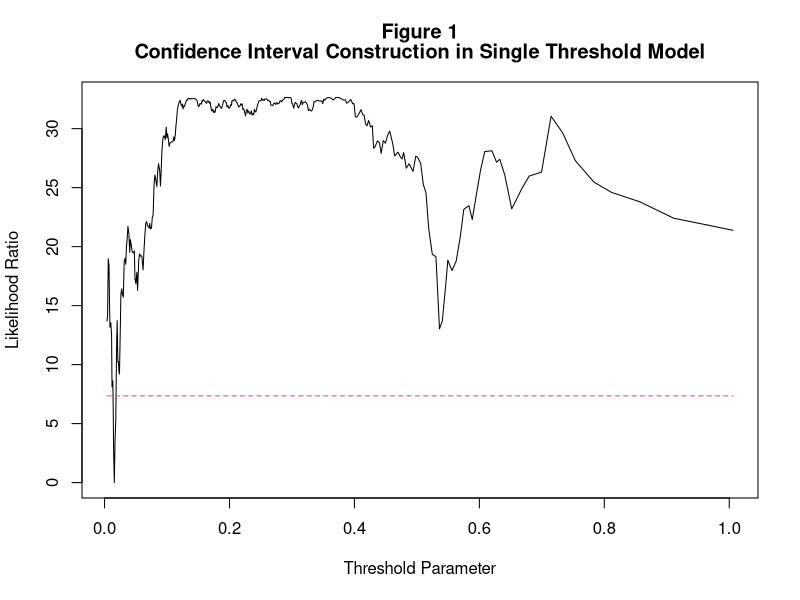

Here is the R script that generated this plot: (Note: a time limit stopped this script after it produced the figure.)
##  thresh_p.R
##  
##  This is a R program file.
##  It replicates the estimation, testing and graphs reported in
##  "Threshold Effects in Non-Dynamic Panels:
##  Estimation, Testing and Inference"
##  
##  For questions, please contact
##  
##  Bruce E. Hansen
##  Department of Economics
##  Social Science Building
##  University of Wisconsin
##  Madison, WI 53706-1393
##  bhansen@wisc.edu
##  http://www.ssc.wisc.edu/~bhansen/
##  
##  
##  This program file loads the dataset "invest.dat".
##  It creates the output file "thresh.RData"
##  
########################################################################

invest <- read.table("invest.dat")
t <- 15
nt <- nrow(invest)
n <- nt/t

i <- invest[,1]    # investment/assets                 
q <- invest[,2]    # Tobin's Q                      
c <- invest[,3]    # cash-flow/assets                  
d <- invest[,4]    # debt/assets     


qn <- 400          # number of quantiles to examine                
conf_lev <- 0.95   # confidence level for threshold                
vgraph <- 1        # set to 1 to graph likelihood ratios           
boot_1 <- 300      # number of replications, 0 for no bootstrap, single (300) 
boot_2 <- 300      # number of replications, 0 for no bootstrap, double (300) 
boot_3 <- 300      # number of replications, 0 for no bootstrap, triple (300) 
trim_1 <- 0.01     # percentage to trim before search, single      
trim_2 <- 0.01     # percentage to trim before search, double      
trim_3 <- 0.05     # percentage to trim before search, triple      

max_lag <- 1
tt <- t-max_lag
ty <- n*(t-max_lag-1)

lag_v <- function(x,lagn){
      yl <- matrix(c(0),nrow=n,ncol=t)
      for (i in 1:n) {
          yl[i,]<-x[(1+(i-1)*t):(t*i)]
      }  
      yl <- yl[,(1+max_lag-lagn):(t-lagn)]
      out <- matrix(t(yl),nrow=nrow(yl)*ncol(yl),ncol=1)
      out
}

tr <- function(y){
   yf <- matrix(c(0),nrow=n,ncol=tt)
   for (i in 1:n) {
       yf[i,]<-y[(1+(i-1)*tt):(tt*i)]
   }
   yfm <- yf- colMeans(t(yf))
   yfm <- yfm[,1:(tt-1)]
   out <- matrix(t(yfm),nrow=nrow(yfm)*ncol(yfm),ncol=1)
   out
}

y  <- lag_v(i,0)  
cf <- lag_v(c,1) 
q1 <- lag_v(q,1)
d1 <- lag_v(d,1)   # set to threshold variable 
yt <- tr(y)
ct <- tr(cf)

x <- cbind(q1,(q1^2),(q1^3),d1,(q1*d1))
k <- ncol(x)
xt <- matrix(c(0),nrow=nrow(yt),ncol=k) 
for (j in 1:k) xt[,j]=tr(x[,j])
thresh <- d1
dd <- unique(thresh)
dd <- as.matrix(sort(dd))
qnt1 <- qn*trim_1
sq <- as.matrix(seq(trim_1,trim_1+(1/qn)*(qn-2*qnt1),by=1/qn))   
qq1 <- as.matrix(dd[floor(sq*nrow(dd))])
qn1 <- nrow(qq1)
cc <- -2*log(1-sqrt(conf_lev))

sse_calc <- function(y,x){
         e <- y-x%*%qr.solve(x,y)
         out <- t(e)%*%e 
         out
} 

thr_sse <- function(y,q,r){
        nq <- nrow(q)
        sse <- matrix(c(0),nq,1)
        for (qi in 1:nq){
            if (r[1]==0) {rr <- q[qi] 
            }else{ rr <- rbind(r,q[qi])}
            rr <- as.matrix(sort(rr))
            xx <- cbind(xt,ct)
            for (j in 1:nrow(rr)){
                d <- (thresh < rr[j])
                xx <- cbind(xx,tr(cf*d))
            }
            sse[qi] <- sse_calc(y,xx)
        }
        sse
}

r_est <- function(y,r,trim){
      if (max(r)==0){
          qq <- qq1;
          rr <- 0;
      }else{rr <- as.matrix(sort(r))
            i <- as.matrix(seq(1,qn1,by=1))
            nn <- colSums(qq1%*%matrix(1,1,nrow(rr))< matrix(1,nrow(qq1),1)%*%t(rr))
            nn <- as.matrix(nn)
            qnt <- qn*trim          
            ii1 <- (i%*%matrix(1,1,nrow(nn)))<(matrix(1,qn1,1)%*%t(nn+qnt))
            ii2 <- (i%*%matrix(1,1,nrow(nn)))<(matrix(1,qn1,1)%*%t(nn-qnt))
            ii <- (ii1-ii2)%*%matrix(1,nrow(rr),1)
            qq <- as.matrix(qq1[ii!=1])
      } 
      sse <- thr_sse(y,qq,rr)
      rihat <- which.min(sse)
      list(sse_b=sse[rihat],rhat_b=qq[rihat])  
}

model <- function(r,trim,rep,it){       
      if (max(r)==0){
          qq <- qq1;
          rr <- 0;
      }else{rr <- as.matrix(sort(r))
            i <- as.matrix(seq(1,qn1,by=1))
            nn <- colSums(qq1%*%matrix(1,1,nrow(rr))< matrix(1,nrow(qq1),1)%*%t(rr))
            nn <- as.matrix(nn)
            qnt <- qn*trim          
            ii1 <- (i%*%matrix(1,1,nrow(nn)))<(matrix(1,qn1,1)%*%t(nn+qnt))
            ii2 <- (i%*%matrix(1,1,nrow(nn)))<(matrix(1,qn1,1)%*%t(nn-qnt))
            ii <- (ii1-ii2)%*%matrix(1,nrow(rr),1)
            qq <- as.matrix(qq1[ii!=1])
      }            
      sse <- thr_sse(yt,qq,rr)
      rihat <- which.min(sse)
      rhat <- qq[rihat]
      sse1 <- sse[rihat]
      lr <- (sse/sse1 - 1)*ty
      rhats <- as.matrix(qq[(lr < cc)])
      if (vgraph==1){
          if (it==0){ 
              titname=rbind("Figure 1","Confidence Interval Construction in Single Threshold Model")
              xname="Threshold Parameter"}
          if (it==1){ 
              titname=rbind("Figure 3","Confidence Interval Construction in Double Threshold Model")
              xname="First Threshold Parameter"}
          if (it==2){ 
              titname=rbind("Figure 2","Confidence Interval Construction in Double Threshold Model")
              xname="Second Threshold Parameter"}
          if (it==3){ 
              titname="Confidence Interval Construction in Triple Threshold Model"
              xname="Thrid Threshold Parameter"}
          yname="Likelihood Ratio"
          x11()
          xxlim <- range(qq)
          yylim <- range(rbind(lr,cc))
          plot(qq,lr,lty=1,col=1,xlim=xxlim,ylim=yylim,type="l",ann=0)
          lines(qq,matrix((1),nrow=nrow(qq),ncol=1)*cc,lty=2,col=2) 
          title(main=titname,xlab=xname,ylab=yname)      
      }     
      if (max(r) != 0){
          cat ("Fixed Thresholds       ", t(rr), "\n")
          rrr <- sort(rbind(rr,rhat))
      }else{ rrr <- rhat }
      rrr <- as.matrix(rrr)
      cat ("Threshold Estimate     ", rhat, "\n")
      cat ("Confidence Region      ", cbind(min(rhats),max(rhats)), "\n")
      cat ("Sum of Squared Errors  ", sse1, "\n")
      cat ("Trimming Percentage    ", trim, "\n")
      cat ("\n")
      cat ("\n")  
      nr <- nrow(rrr)
      xx <- xt
      dd <- matrix((0),nrow=nrow(thresh),ncol=nr)
      for (j in 1:nr){
          dd[,j] <- (thresh < rrr[j])
          d <- dd[,j]
          if (j>1) d <- d - dd[,(j-1)]
          xx <- cbind(xx,tr(cf*d))
      }
      d <- 1-dd[,nr]
      xx <- cbind(xx,tr(cf*d))
      xxi <- solve(t(xx)%*%xx)
      beta <- xxi%*%(t(xx)%*%yt)
      e <- yt - xx%*%beta
      xxe <- xx*(e%*%matrix((1),nrow=1,ncol=ncol(xx)))
      xxe <- t(xxe)%*%xxe
      sehet <- as.matrix(sqrt(diag(xxi%*%xxe%*%xxi)))
      sehomo <- as.matrix(sqrt(diag(xxi*as.vector((t(e)%*%e))/(ty-n-ncol(xx)))))
      beta <- cbind(beta,sehomo,sehet)
      cat ("Thresholds", "\n")
      cat (t(rrr), "\n")
      cat ("\n")
      cat ("Regime-independent Coefficients, standard errors, het standard errors", "\n")
      beta <- format(beta, digits = 4, scientific = FALSE)
      for (j in 1:k) cat (beta[j,], "\n")
      cat ("\n")
      cat ("Regime-dependent Coefficients, standard errors, het standard errors", "\n")
      for (j in (k+1):(k+nr+1)) cat (beta[j,], "\n")
      cat ("\n")
      cat ("\n")
      if (rep > 0){
          xx <- cbind(xt,ct)
          if (max(rr) != 0){
              for (j in 1:nrow(rr)) xx <- cbind(xx,tr(cf*(thresh < rr[j])))
          }
          yp <- xx%*%qr.solve(xx,yt)
          e <- yt-yp
          sse0 <- t(e)%*%e
          lrt <- (sse0/sse1-1)*ty
          cat ("LR Test for threshold effect  ", lrt, "\n")
          cat ("\n")
          cat ("\n")
          stats <- matrix(c(0),nrow=rep,ncol=1) 
          for (j in 1:rep){
              eb <- matrix(c(0),nrow=n,ncol=(tt-1))
              for (i in 1:n) {
                  eb[i,]<-e[(1+(i-1)*(tt-1)):((tt-1)*i)]
              }
              yeb <- t(eb[ceiling(runif(n)*n),])
              yb <- yp + matrix(yeb,nrow=nrow(yeb)*ncol(yeb),ncol=1)       
              sse0 <- sse_calc(yb,cbind(xt,ct))
              out <- r_est(yb,0,trim)
              sse1 <- out$sse_b
              rhat_b <- out$rhat_b
              rrr <- rhat_b
              if (max(r) != 0){
                  for (jj in 1:length(r)){
                      sse0 <- sse1
                      out <- r_est(yb,rrr,trim)
                      sse1 <- out$sse_b
                      rhat_b <- out$rhat_b
                      rrr <- rbind(rrr,rhat_b)
                  }
              }
              lrt_b <- (sse0/sse1-1)*ty
              stats[j] <- lrt_b
              cat ("Bootstrap Replication ", j, lrt_b, "\n")
          }
          cat ("\n")
          cat ("\n")
          stats <- as.matrix(sort(stats))
          crits <- as.matrix(stats[ceiling(rbind(.90,.95,.99)*rep)])
          cat ("Number of Bootstrap replications   ", rep, "\n")
          cat ("Bootstrap p-value                  ", mean(stats > as.vector(lrt)), "\n")
          cat ("Critical Values   ", crits[1], crits[2], crits[3], "\n")
          cat ("\n")
          cat ("\n")
      }
      rhat
}

for (i in 1:1){
cat ("Number of Firms        ", n, "\n")
cat ("Number of Years used   ", tt, "\n")
cat ("Total Observations     ", ty, "\n")
cat ("Number of Quantiles    ", qn, "\n")
cat ("Confidence Level       ", conf_lev, "\n")
cat ("\n")
cat ("\n")
cat ("*******************************************************", "\n")
cat ("\n")
cat ("\n")
cat ("Zero Threshold Model", "\n")
sse0 <- sse_calc(yt,cbind(xt,ct))
cat ("Sum of Squared Errors                   ", sse0, "\n")
cat ("\n")
cat ("\n")
cat ("*******************************************************", "\n")
cat ("\n")
cat ("\n")

cat ("Single Threshold Model",  "\n")
cat ("\n")
rhat1 <- model(0,trim_1,boot_1,0)
cat ("*******************************************************", "\n")
cat ("\n")
cat ("\n")

cat ("Double Threshold Model", "\n")
cat ("Trimming Percentage    ", trim_2, "\n")
cat ("\n")
cat ("First Iteration", "\n")
rhat2 <- model(rhat1,trim_2,boot_2,2)
cat ("Second Iteration", "\n")
rhat1 <- model(rhat2,trim_2,0,1)
cat ("\n")
cat ("\n")
cat ("*******************************************************", "\n")
cat ("\n")
cat ("\n")

cat ("Triple Threshold Model", "\n")
cat ("Trimming Percentage    ", trim_3, "\n")
cat ("\n")
rhat3 <- model(rbind(rhat1,rhat2),trim_3,boot_3,3)
cat ("\n")
cat ("\n")
cat ("*******************************************************", "\n")
cat ("\n")
cat ("\n")
}

save.image(file = "threshout.RData")
